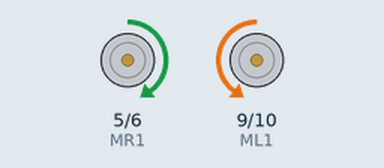
Bench run of a sketch on a simulated Arduino Nano, built with avr-gcc and run on an emulated ATmega328P. Shown: motor-driver pin pairs drawn as motors (green arrow = first pin HIGH = forward, orange = second pin HIGH = backward, longer = more drive).

Above: at 0.1 s.
At 0.5 s:
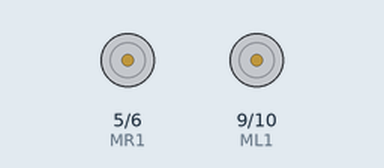
Timing chart, 0 to 2.0 s (numbered marks = the images above):
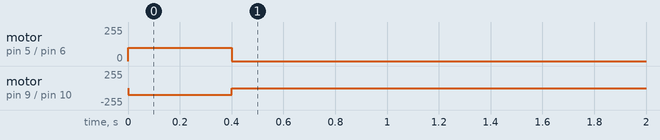

The sketch:

Nano_Maze.ino
```cpp
int MR1 = 5;
int MR2 = 6;
int ML1 = 9;
int ML2 = 10;

int L1,R1,C;

int Speed=100;
int ACCSpeed=250;
int SlowSpeed=70;
int TurnSpeed=70;


void setup() {
  Serial.begin(9600);
  pinMode(ML1, OUTPUT);
  pinMode(ML2, OUTPUT);
  pinMode(MR1, OUTPUT);
  pinMode(MR2, OUTPUT);
  //Forward(Speed, 2000);
 // TurnLeft(Speed, 400);
  TurnRight(Speed, 400);
  MotorStop();
}

void loop() {
  //ShowADC();

}
```

Can1.ino
```cpp
void Can1() {
  ReadADC();
  Forward(Speed, 1);

  if(C <= 20){
    MotorStop();
    TurnLeft(Speed, 400);
    Forward(Speed, 3000);
  }


}
```

Motor.ino
```cpp
void Forward(int MotorSpeed, int Time) {
  analogWrite(ML1, 0);
  analogWrite(ML2, MotorSpeed -4);
  analogWrite(MR1, 0);
  analogWrite(MR2, MotorSpeed);
  delay(Time);
}

void Backward(int MotorSpeed, int Time) {
  analogWrite(ML1, MotorSpeed - 10);
  analogWrite(ML2, 0);
  analogWrite(MR1, MotorSpeed);
  analogWrite(MR2, 0);
  delay(Time);
}

void TurnLeft(int MotorSpeed, int Time) {
  analogWrite(ML1, MotorSpeed);
  analogWrite(ML2, 0);
  analogWrite(MR1, 0);
  analogWrite(MR2, MotorSpeed);
  delay(Time);
}

void TurnRight(int MotorSpeed, int Time) {
  analogWrite(ML1, 0);
  analogWrite(ML2, MotorSpeed);
  analogWrite(MR1, MotorSpeed);
  analogWrite(MR2, 0);
  delay(Time);
}

void MotorStop() {
  analogWrite(ML1, 0);
  analogWrite(ML2, 0);
  analogWrite(MR1, 0);
  analogWrite(MR2, 0);
}
```

ReadADC.ino
```cpp
void ReadADC() {
  L1 = analogRead(A7);
  C = analogRead(A6);
  R1 = analogRead(A5);
}
```

ShowADC.ino
```cpp
void ShowADC(){
  ReadADC();
  Serial.print((String)L1 + "\t" + (String)C + "\t" + (String)R1 + "\n");
  delay(100);
}
```
